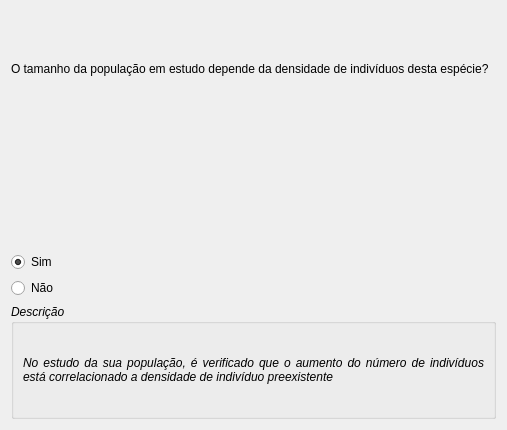
<?xml version="1.0" encoding="UTF-8"?>
<ui version="4.0">
 <class>WizardPage</class>
 <widget class="QWizardPage" name="WizardPage">
  <property name="geometry">
   <rect>
    <x>0</x>
    <y>0</y>
    <width>507</width>
    <height>430</height>
   </rect>
  </property>
  <property name="windowTitle">
   <string>WizardPage</string>
  </property>
  <layout class="QHBoxLayout" name="horizontalLayout_2">
   <item>
    <layout class="QVBoxLayout" name="verticalLayout_2">
     <item>
      <widget class="QLabel" name="label">
       <property name="text">
        <string>O tamanho da população em estudo depende da densidade de indivíduos desta espécie?</string>
       </property>
      </widget>
     </item>
     <item>
      <widget class="QLabel" name="label_5">
       <property name="text">
        <string/>
       </property>
       <property name="pixmap">
        <pixmap>../Imagens/Imagens programa/ALiger.jpg</pixmap>
       </property>
      </widget>
     </item>
     <item>
      <layout class="QGridLayout" name="gridLayout">
       <item row="1" column="0">
        <widget class="QRadioButton" name="rbDensidadeDependente">
         <property name="text">
          <string>Não</string>
         </property>
        </widget>
       </item>
       <item row="0" column="0">
        <widget class="QRadioButton" name="rbDensidadeIndependente">
         <property name="text">
          <string>Sim</string>
         </property>
         <property name="checked">
          <bool>true</bool>
         </property>
        </widget>
       </item>
      </layout>
     </item>
     <item>
      <widget class="QGroupBox" name="groupBox">
       <property name="font">
        <font>
         <weight>50</weight>
         <italic>true</italic>
         <bold>false</bold>
        </font>
       </property>
       <property name="title">
        <string>Descrição</string>
       </property>
       <layout class="QHBoxLayout" name="horizontalLayout">
        <item>
         <widget class="QLabel" name="label_2">
          <property name="text">
           <string>No estudo da sua população, é verificado que o aumento do número de indivíduos está correlacionado a densidade de indivíduo preexistente</string>
          </property>
          <property name="alignment">
           <set>Qt::AlignJustify|Qt::AlignVCenter</set>
          </property>
          <property name="wordWrap">
           <bool>true</bool>
          </property>
         </widget>
        </item>
       </layout>
      </widget>
     </item>
    </layout>
   </item>
  </layout>
 </widget>
 <resources/>
 <connections/>
</ui>
